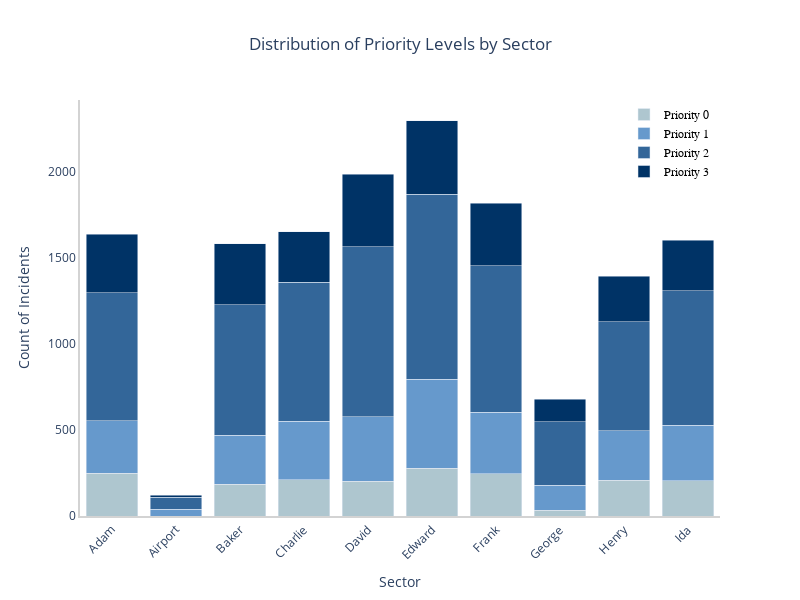

Write notebook code for a chart like this one.
### Code cell
custom_blue_palette = ["#aec6cf", "#6699cc", "#336699", "#003366"]


# priority level column names to strings
priority_by_sector = priority_by_sector.rename(columns=lambda x: str(x))

# get unique priority levels
priority_levels = sorted(priority_by_sector.columns[1:], key=int) 

# sort
sectors = sorted(priority_by_sector["Sector"].unique())

fig = go.Figure()

# make a bar for each priority level
for i, priority in enumerate(priority_levels):
    fig.add_trace(go.Bar(
        x=sectors,
        y=[priority_by_sector[priority_by_sector["Sector"] == sector][priority].sum() for sector in sectors],
        name=f"Priority {priority}",
        marker_color=custom_blue_palette[i % len(custom_blue_palette)],
        hovertemplate="Number of Incidents: %{y}<extra></extra>"
    ))

fig.update_layout(
    title="Distribution of Priority Levels by Sector",
    title_x=0.5,
    xaxis_title="Sector",
    yaxis_title="Count of Incidents",
    xaxis_tickangle=-45, 
    barmode="stack", 
    plot_bgcolor="white",
    height=600,
    width=800,
    xaxis=dict(
        showgrid=False, 
        zeroline=False, 
        showline=True, 
        linewidth=2, 
        linecolor='lightgrey'
    ),
    yaxis=dict(
        showgrid=False,  
        zeroline=True,  
        showline=True, 
        linewidth=2,
        linecolor='lightgrey' 
    ),
    legend=dict(
        x=.85, 
        y=1, 
        traceorder='normal',
        font=dict(
            family='Arial, sans-serif',
            size=12,
            color='black'
        ),
        bgcolor='rgba(255, 255, 255, 1)'
    )
)

fig.show()

### Figure 1 — Plotly figure (JSON) as saved in the notebook; plotly's stock layout.template omitted (floating-point values rounded to 4 significant figures)
{"data": [{"hovertemplate": "Number of Incidents: %{y}<extra></extra>", "marker": {"color": "#aec6cf"}, "name": "Priority 0", "type": "bar", "x": ["Adam", "Airport", "Baker", "Charlie", "David", "Edward", "Frank", "George", "Henry", "Ida"], "y": [249, 0, 184, 210, 202, 278, 245, 33, 209, 204]}, {"hovertemplate": "Number of Incidents: %{y}<extra></extra>", "marker": {"color": "#6699cc"}, "name": "Priority 1", "type": "bar", "x": ["Adam", "Airport", "Baker", "Charlie", "David", "Edward", "Frank", "George", "Henry", "Ida"], "y": [304, 38, 285, 341, 374, 517, 360, 147, 288, 324]}, {"hovertemplate": "Number of Incidents: %{y}<extra></extra>", "marker": {"color": "#336699"}, "name": "Priority 2", "type": "bar", "x": ["Adam", "Airport", "Baker", "Charlie", "David", "Edward", "Frank", "George", "Henry", "Ida"], "y": [745, 71, 759, 809, 991, 1076, 852, 368, 633, 782]}, {"hovertemplate": "Number of Incidents: %{y}<extra></extra>", "marker": {"color": "#003366"}, "name": "Priority 3", "type": "bar", "x": ["Adam", "Airport", "Baker", "Charlie", "David", "Edward", "Frank", "George", "Henry", "Ida"], "y": [340, 11, 357, 293, 422, 428, 362, 130, 266, 293]}], "layout": {"barmode": "stack", "height": 600, "legend": {"bgcolor": "rgba(255, 255, 255, 1)", "font": {"color": "black", "family": "Arial, sans-serif", "size": 12}, "traceorder": "normal", "x": 0.85, "y": 1}, "plot_bgcolor": "white", "title": {"text": "Distribution of Priority Levels by Sector", "x": 0.5}, "width": 800, "xaxis": {"autorange": true, "linecolor": "lightgrey", "linewidth": 2, "range": [-0.5, 9.5], "showgrid": false, "showline": true, "tickangle": -45, "title": {"text": "Sector"}, "type": "category", "zeroline": false}, "yaxis": {"autorange": true, "linecolor": "lightgrey", "linewidth": 2, "range": [0, 2420], "showgrid": false, "showline": true, "title": {"text": "Count of Incidents"}, "type": "linear", "zeroline": true}}}
